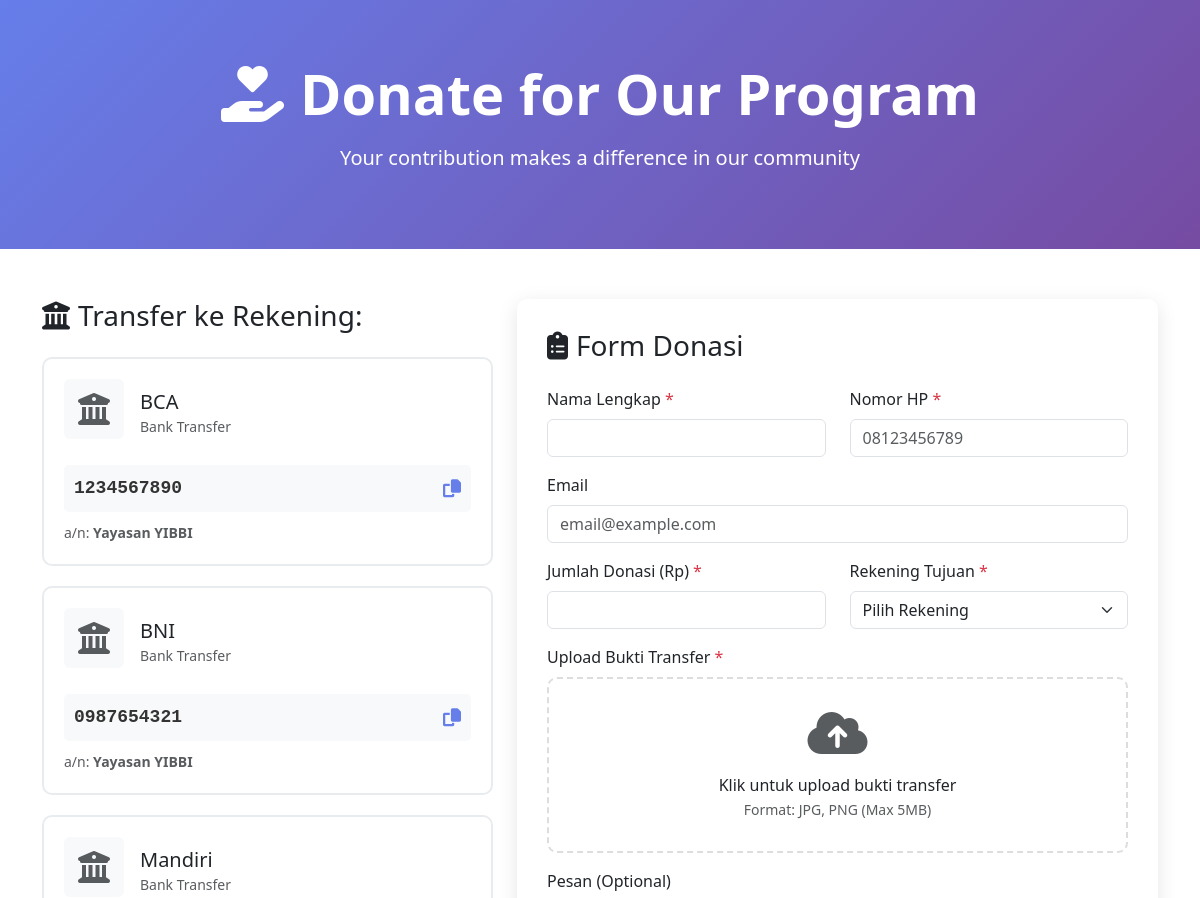
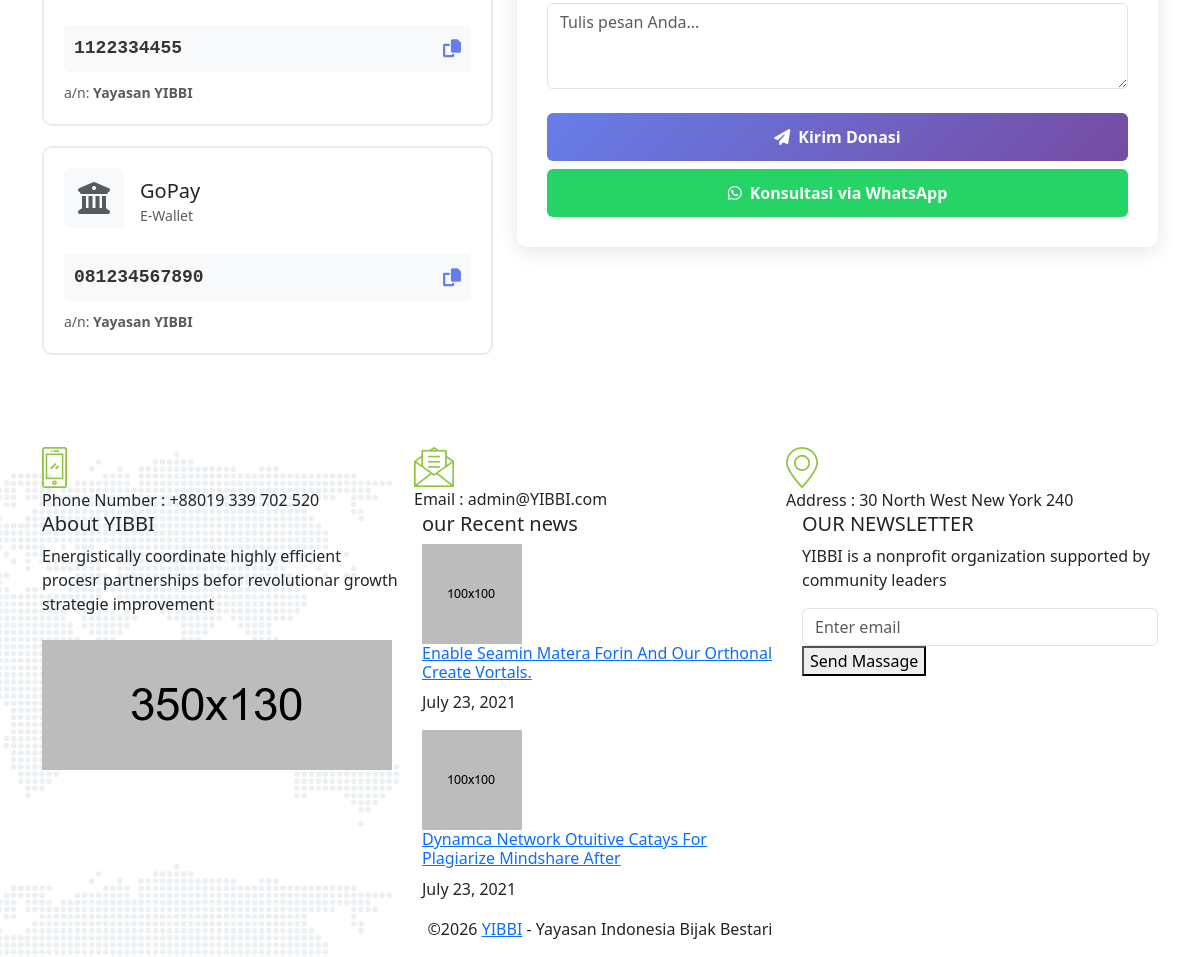
The app's page /donate.php with its own data (2 pictures, top to bottom).
### tables this page shows
CREATE TABLE IF NOT EXISTS `payment_accounts` (
  `id` int(11) NOT NULL AUTO_INCREMENT,
  `bank_name` varchar(100) NOT NULL COMMENT 'Nama bank atau e-wallet (BCA, BNI, Mandiri, Gopay, dll)',
  `account_number` varchar(50) NOT NULL COMMENT 'Nomor rekening atau nomor e-wallet',
  `account_name` varchar(100) NOT NULL COMMENT 'Nama pemilik rekening',
  `account_type` enum('bank','ewallet') NOT NULL DEFAULT 'bank' COMMENT 'Jenis akun pembayaran',
  `icon` varchar(255) DEFAULT NULL COMMENT 'Path ke icon bank/ewallet',
  `display_order` int(11) DEFAULT 0 COMMENT 'Urutan tampilan',
  `is_active` tinyint(1) DEFAULT 1 COMMENT 'Status aktif',
  `created_at` datetime DEFAULT current_timestamp(),
  `updated_at` datetime DEFAULT current_timestamp() ON UPDATE current_timestamp(),
  PRIMARY KEY (`id`),
  KEY `display_order` (`display_order`),
  KEY `is_active` (`is_active`)
);

### donate.php (the view, shortened to what this page needs)
<?php
require_once 'config/database.php';
    $stmt = $pdo->query("SELECT * FROM payment_accounts WHERE is_active = 1 ORDER BY display_order ASC");
    $payment_accounts = $stmt->fetchAll();
    $stmt = $pdo->query("SELECT whatsapp_donation FROM settings LIMIT 1");
    $settings = $stmt->fetch();
    $whatsapp = $settings['whatsapp_donation'] ?? '6281234567890';
?>
<!DOCTYPE html>
<html lang="en">
<head>
    <link href="https://cdn.jsdelivr.net/npm/bootstrap@5.3.0/dist/css/bootstrap.min.css" rel="stylesheet">
    <link rel="stylesheet" href="https://cdnjs.cloudflare.com/ajax/libs/font-awesome/6.4.0/css/all.min.css">
</head>
<body>
    <div class="page-header">
        <div class="container">
            <div class="row">
                <div class="col-12 text-center">
                    <h1 class="display-4 fw-bold mb-3">
                        <i class="fas fa-hand-holding-heart me-3"></i>Donate for Our Program
                    </h1>
                    <p class="lead">Your contribution makes a difference in our community</p>
                </div>
            </div>
        </div>
    </div>
    <div class="container mb-5">
        <div class="row">
            <div class="col-lg-5 mb-4">
                <div class="sticky-top" style="top: 20px;">
                    <h3 class="mb-4">
                        <i class="fas fa-university me-2"></i>Transfer ke Rekening:
                    </h3>
                    <?php foreach ($payment_accounts as $account): ?>
                        <div class="payment-account-card" data-account-id="<?php echo $account['id']; ?>">
                            <div class="d-flex align-items-center mb-3">
                                <?php if (!empty($account['icon'])): ?>
                                    <img src="<?php echo htmlspecialchars($account['icon']); ?>" alt="<?php echo htmlspecialchars($account['bank_name']); ?>" class="account-icon me-3">
                                <?php else: ?>
                                    <div class="account-icon me-3 bg-light rounded d-flex align-items-center justify-content-center">
                                        <i class="fas fa-university fa-2x text-muted"></i>
                                    </div>
                                <?php endif; ?>
                                <div>
                                    <h5 class="mb-0"><?php echo htmlspecialchars($account['bank_name']); ?></h5>
                                    <small class="text-muted">
                                        <?php echo $account['account_type'] == 'bank' ? 'Bank Transfer' : 'E-Wallet'; ?>
                                    </small>
                                </div>
                            </div>
                            <div class="account-number" style="position: relative;">
                                <span id="account-<?php echo $account['id']; ?>"><?php echo htmlspecialchars($account['account_number']); ?></span>
                                <i class="fas fa-copy copy-btn" onclick="copyAccount(<?php echo $account['id']; ?>)" title="Copy"></i>
                            </div>
                            <div class="mt-2">
                                <small class="text-muted">a/n: <strong><?php echo htmlspecialchars($account['account_name']); ?></strong></small>
                            </div>
                        </div>
                    <?php endforeach; ?>
                </div>
            </div>
            <div class="col-lg-7">
                <div class="form-card">
                    <h3 class="mb-4">
                        <i class="fas fa-clipboard-list me-2"></i>Form Donasi
                    </h3>
                    <form action="process_donation.php" method="POST" enctype="multipart/form-data" id="donationForm">
                        <div class="row">
                            <div class="col-md-6 mb-3">
                                <label for="donor_name" class="form-label">Nama Lengkap <span class="text-danger">*</span></label>
                                <input type="text" class="form-control" id="donor_name" name="donor_name" required>
                            </div>
                            <div class="col-md-6 mb-3">
                                <label for="donor_phone" class="form-label">Nomor HP <span class="text-danger">*</span></label>
                                <input type="tel" class="form-control" id="donor_phone" name="donor_phone" placeholder="08123456789" required>
                            </div>
                        </div>
                        <div class="mb-3">
                            <label for="donor_email" class="form-label">Email</label>
                            <input type="email" class="form-control" id="donor_email" name="donor_email" placeholder="email@example.com">
                        </div>
                        <div class="row">
                            <div class="col-md-6 mb-3">
                                <label for="amount" class="form-label">Jumlah Donasi (Rp) <span class="text-danger">*</span></label>
                                <input type="number" class="form-control" id="amount" name="amount" min="1" required>
                            </div>
                            <div class="col-md-6 mb-3">
                                <label for="payment_account_id" class="form-label">Rekening Tujuan <span class="text-danger">*</span></label>
                                <select class="form-select" id="payment_account_id" name="payment_account_id" required>
                                    <option value="">Pilih Rekening</option>
                                </select>
                            </div>
                        </div>
                        <div class="mb-3">
                            <label for="payment_proof" class="form-label">Upload Bukti Transfer <span class="text-danger">*</span></label>
                            <div class="upload-area" id="uploadArea">
                                <label for="payment_proof" style="cursor: pointer; width: 100%;">
                                    <i class="fas fa-cloud-upload-alt fa-3x text-muted mb-3 d-block"></i>
                                    <p class="mb-0">Klik untuk upload bukti transfer</p>
                                    <small class="text-muted">Format: JPG, PNG (Max 5MB)</small>
                                </label>
                            </div>
                        </div>
                        <div class="mb-4">
                            <label for="message" class="form-label">Pesan (Optional)</label>
                            <textarea class="form-control" id="message" name="message" rows="3" placeholder="Tulis pesan Anda..."></textarea>
                        </div>
                        <div class="d-grid gap-2">
                            <button type="submit" class="btn btn-primary btn-donate">
                                <i class="fas fa-paper-plane me-2"></i>Kirim Donasi
                            </button>
                            <a href="https://wa.me/<?php echo $whatsapp; ?>?text=Halo,%20saya%20ingin%20konsultasi%20tentang%20donasi"
                               target="_blank" class="btn btn-success btn-whatsapp">
                                <i class="fab fa-whatsapp me-2"></i>Konsultasi via WhatsApp
                            </a>
                        </div>
                    </form>
                </div>
            </div>
        </div>
    </div>
<?php include 'includes/footer.php'; ?>

### donate.php (style rules this page uses)
.page-header { background: linear-gradient(135deg, #667eea 0%, #764ba2 100%); color: white; padding: 60px 0; margin-bottom: 50px; }
.payment-account-card { border: 2px solid #e9ecef; border-radius: 10px; padding: 20px; margin-bottom: 20px; transition: all 0.3s ease; cursor: pointer; }
.account-icon { width: 60px; height: 60px; object-fit: contain; margin-bottom: 10px; }
.account-number { font-family: 'Courier New', monospace; font-size: 18px; font-weight: bold; color: #333; background: #f8f9fa; padding: 10px; border-radius: 5px; position: relative; }
.copy-btn { position: absolute; right: 10px; top: 50%; transform: translateY(-50%); cursor: pointer; color: #667eea; }
.form-card { background: white; border-radius: 10px; box-shadow: 0 5px 20px rgba(0,0,0,0.1); padding: 30px; }
.btn-donate { background: linear-gradient(135deg, #667eea 0%, #764ba2 100%); border: none; padding: 12px 40px; font-size: 16px; font-weight: 600; }
.btn-whatsapp { background: #25D366; border: none; padding: 12px 40px; font-size: 16px; font-weight: 600; }
.upload-area { border: 2px dashed #ddd; border-radius: 10px; padding: 30px; text-align: center; transition: all 0.3s ease; }

### records on screen
payment_accounts: bank_name "BCA", account_type "Bank Transfer", account_number "1234567890", account_name "Yayasan YIBBI"
payment_accounts: bank_name "BNI", account_type "Bank Transfer", account_number "0987654321", account_name "Yayasan YIBBI"
payment_accounts: bank_name "Mandiri", account_type "Bank Transfer", account_number "1122334455", account_name "Yayasan YIBBI"
payment_accounts: bank_name "GoPay", account_type "E-Wallet", account_number "081234567890", account_name "Yayasan YIBBI"

### other values on screen
$settings['phone'] "+88019 339 702 520"
$settings['email'] "admin@YIBBI.com"
$settings['address'] "30 North West New York 240"
$settings['footer_about_title'] "About YIBBI"
$settings['footer_about_text'] "Energistically coordinate highly efficient procesr partnerships befor revolutionar growth strategie improvement"
$settings['site_title'] "YIBBI"
